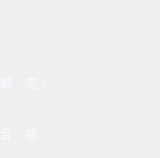
          <widget class="QWidget" name="stackedWidget_4Page1">
           <widget class="QWidget" name="layoutWidget5">
            <property name="geometry">
             <rect>
              <x>0</x>
              <y>67</y>
              <width>151</width>
              <height>31</height>
             </rect>
            </property>
            <layout class="QHBoxLayout" name="horizontalLayout_2">
             <item>
              <widget class="QLabel" name="label_2">
               <property name="styleSheet">
                <string notr="true">font: 12pt &quot;黑体&quot;;
color: rgb(248, 248, 255);</string>
               </property>
               <property name="text">
                <string>额    定：</string>
               </property>
              </widget>
             </item>
             <item>
              <widget class="QLabel" name="label_lsnum">
               <property name="styleSheet">
                <string notr="true">font: 12pt &quot;黑体&quot;;
color: rgb(248, 248, 255);</string>
               </property>
               <property name="text">
                <string/>
               </property>
              </widget>
             </item>
            </layout>
           </widget>
           <widget class="QWidget" name="layoutWidget4">
            <property name="geometry">
             <rect>
              <x>0</x>
              <y>118</y>
              <width>151</width>
              <height>31</height>
             </rect>
            </property>
            <layout class="QHBoxLayout" name="horizontalLayout_3">
             <item>
              <widget class="QLabel" name="label_3">
               <property name="styleSheet">
                <string notr="true">font: 12pt &quot;黑体&quot;;
color: rgb(248, 248, 255);</string>
               </property>
               <property name="text">
                <string>合    格：</string>
               </property>
              </widget>
             </item>
             <item>
              <widget class="QLabel" name="label_hege">
               <property name="styleSheet">
                <string notr="true">font: 12pt &quot;黑体&quot;;
color: rgb(248, 248, 255);</string>
               </property>
               <property name="text">
                <string/>
               </property>
              </widget>
             </item>
            </layout>
           </widget>
          </widget>
